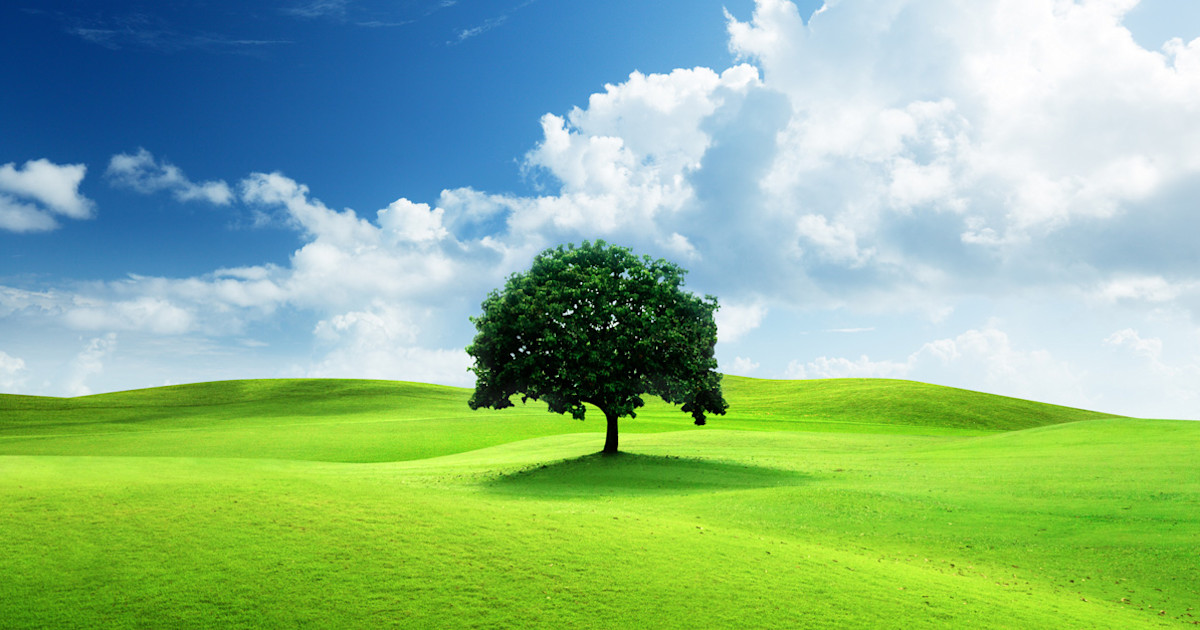
#> input picture nature-images.jpg, 1200 x 630 px
$ jupyter execute Assignment_3.ipynb
#> lines starting #> are read from the running program, lines starting #| are printed output that depends on the picture; after the words box and inside, x2 and y2 are one past the last pixel; in counts of white or black regions, pixels touching at a corner belong together
[cell 1]
import cv2
import numpy as np
import pandas as pd
import matplotlib.pyplot as plt

[cell 2]
image = cv2.imread('nature-images.jpg')
#> image is the input picture: shape (630, 1200, 3); mean B, G, R 139.9, 183.6, 139.8

[cell 3]
gray = cv2.cvtColor(image, cv2.COLOR_BGR2GRAY)

[cell 4]
image_rgb = cv2.cvtColor(image, cv2.COLOR_BGR2RGB)

[cell 5]
plt.subplot(1, 2, 1)
plt.imshow(image_rgb)
plt.title("Original")
plt.axis("off")

plt.subplot(1, 2, 2)
plt.imshow(gray, cmap="gray")
plt.title("Gray Image")
plt.axis("off")

plt.show()

[cell 6]
def sample_image(img, factor):
    down = cv2.resize(img, (img.shape[1] // factor, img.shape[0] // factor), interpolation=cv2.INTER_NEAREST)
    up = cv2.resize(down, (img.shape[1], img.shape[0]), interpolation=cv2.INTER_NEAREST)
    return up

[cell 7]
sample_factors = [2, 4, 8]
plt.figure(figsize=(12, 4))
plt.subplot(1, len(sample_factors)+1, 1)
plt.imshow(gray, cmap='gray')
plt.title("Original")
plt.axis('off')

for i, factor in enumerate(sample_factors):
    sampled = sample_image(gray, factor)
    plt.subplot(1, len(sample_factors)+1, i+2)
    plt.imshow(sampled, cmap='gray')
    plt.title(f"Sampled x{factor}")
    plt.axis('off')
plt.tight_layout()
plt.show()

[cell 8]
def analyze_quantized_levels(img, color_space):
    if color_space == 'RGB':
        print(f"\nUnique R levels: {np.unique(img[:, :, 0])}")
        print(f"Unique G levels: {np.unique(img[:, :, 1])}")
        print(f"Unique B levels: {np.unique(img[:, :, 2])}")
    elif color_space == 'HSV':
        hsv = cv2.cvtColor(img, cv2.COLOR_BGR2HSV)
        print(f"\nUnique H levels: {np.unique(hsv[:, :, 0])}")
        print(f"Unique S levels: {np.unique(hsv[:, :, 1])}")
        print(f"Unique V levels: {np.unique(hsv[:, :, 2])}")

[cell 9]
def quantize_image(img, levels):
    # Quantize grayscale image to given number of levels
    quantized = np.floor(img / (256 / levels)) * (256 / levels)
    return quantized.astype(np.uint8)

[cell 10]
quant_levels = [2, 4, 8, 16, 32]
plt.figure(figsize=(15, 6))
for i, level in enumerate(quant_levels):
    quant = quantize_image(gray, level)
    plt.subplot(2, 3, i+1)
    plt.imshow(quant, cmap='gray')
    plt.title(f"{level} Levels")
    plt.axis('off')
#> this loop made 5 passes
#> pass 1, in quantize_image, `quantized = np.floor(img / (256 / levels)) * (256 / levels)`:
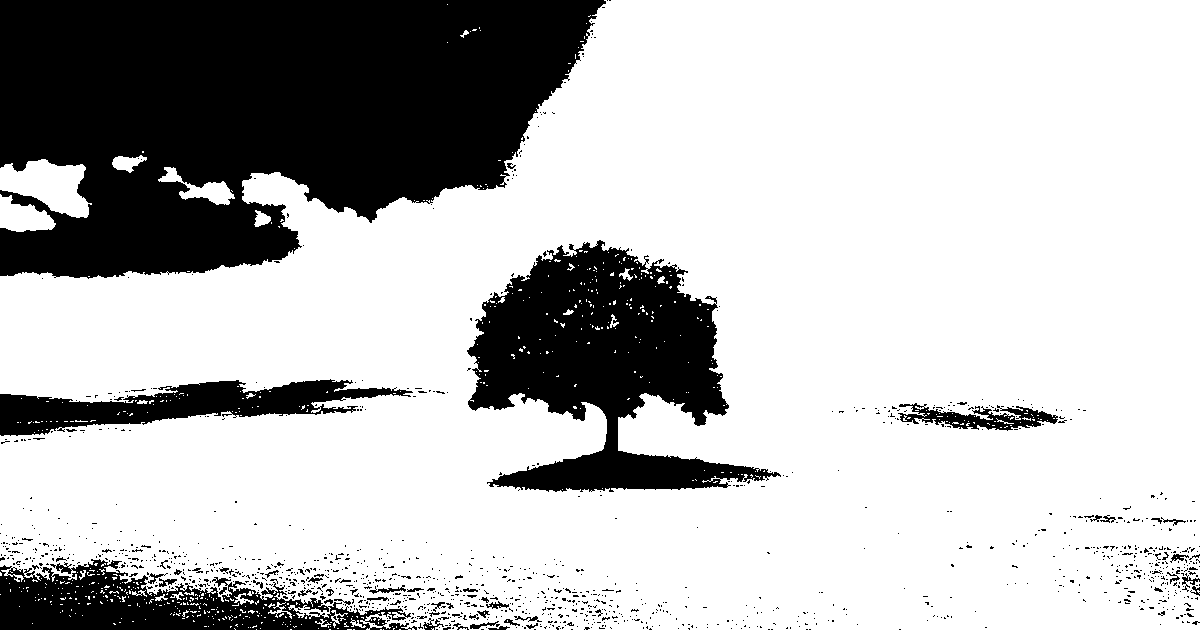
#> quantized: shape (630, 1200) float64; values 0 (black) and 128 (white), 74% white; 1229 black regions (1171 under 20 px), largest, box (x1, y1, x2, y2) and area: (0, 0, 606, 279) 122618, (467, 240, 781, 492) 40125, (0, 559, 417, 630) 14921
plt.tight_layout()
plt.show()

[cell 11]
quant_rgb = (image // 64) * 64  # 4 levels per channel
plt.imshow(cv2.cvtColor(quant_rgb, cv2.COLOR_BGR2RGB))
plt.title("RGB Quantized")
plt.axis('off')
plt.show()

# Analyze quantized levels
analyze_quantized_levels(quant_rgb, 'RGB')
#| Unique R levels: [  0  64 128 192]
#| Unique G levels: [  0  64 128 192]
#| Unique B levels: [  0  64 128 192]
analyze_quantized_levels(quant_rgb, 'HSV')
#> in analyze_quantized_levels (call 2), `hsv = cv2.cvtColor(img, cv2.COLOR_BGR2HSV)`: hsv: shape (630, 1200, 3); mean H, S, V 48.4, 149.8, 164.7
#| Unique H levels: [  0  15  30  40  45  50  60  75  90 100 105 110 120]
#| Unique S levels: [  0  85 128 170 255]
#| Unique V levels: [  0  64 128 192]

[cell 12]
def quantize_channel(channel, levels):
    div = 256 // levels
    return (channel // div) * div

[cell 13]
hsv = cv2.cvtColor(image_rgb, cv2.COLOR_RGB2HSV)
#> hsv: shape (630, 1200, 3); mean H, S, V 77.2, 134.6, 199.5
h, s, v = cv2.split(hsv)

h_q = quantize_channel(h, 12)
s_q = quantize_channel(s, 4)
v_q = quantize_channel(v, 4)

hsv_q = cv2.merge([h_q, s_q, v_q])
#> hsv_q: shape (630, 1200, 3); mean H, S, V 64.8, 106.3, 164.7
hsv_q_rgb = cv2.cvtColor(hsv_q, cv2.COLOR_HSV2RGB)
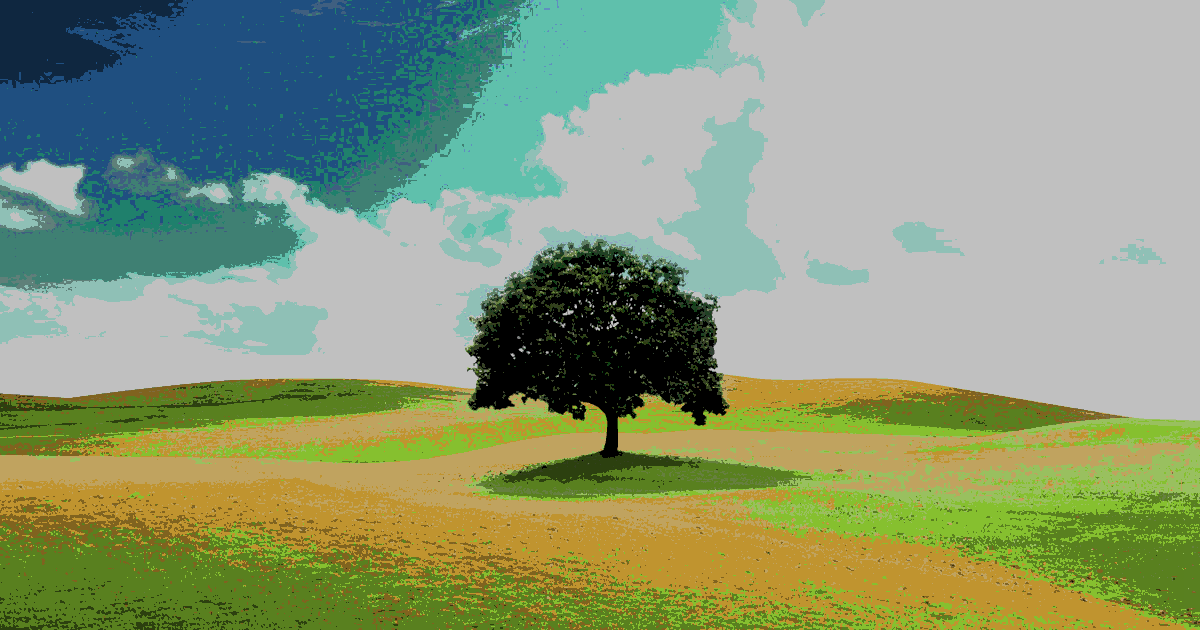
#> hsv_q_rgb: shape (630, 1200, 3); mean R, G, B 137.9, 153.5, 119.2

[cell 14]
ycbcr = cv2.cvtColor(image_rgb, cv2.COLOR_RGB2YCrCb)
#> ycbcr: shape (630, 1200, 3); mean of channels 0, 1, 2 165.5, 109.6, 113.5
y, cb, cr = cv2.split(ycbcr)
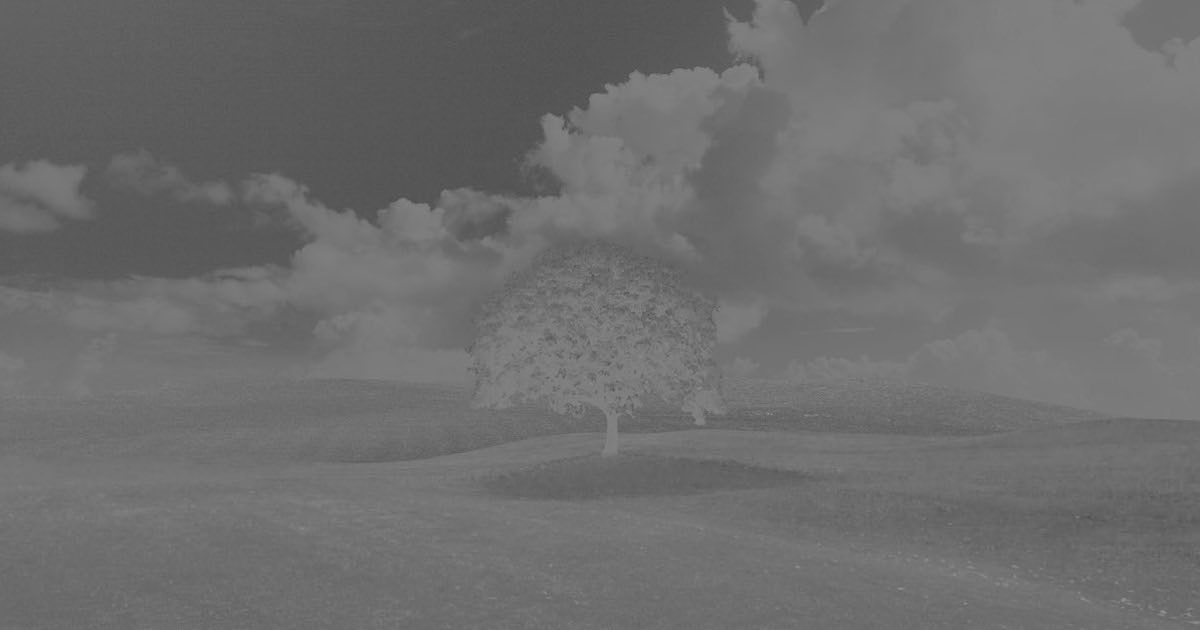
#> cb: shape (630, 1200); min 74, max 150, mean 109.6

y_q = quantize_channel(y, 16)
cb_q = quantize_channel(cb, 8)
cr_q = quantize_channel(cr, 8)
#> in quantize_channel (call 6), `return (channel // div) * div`:
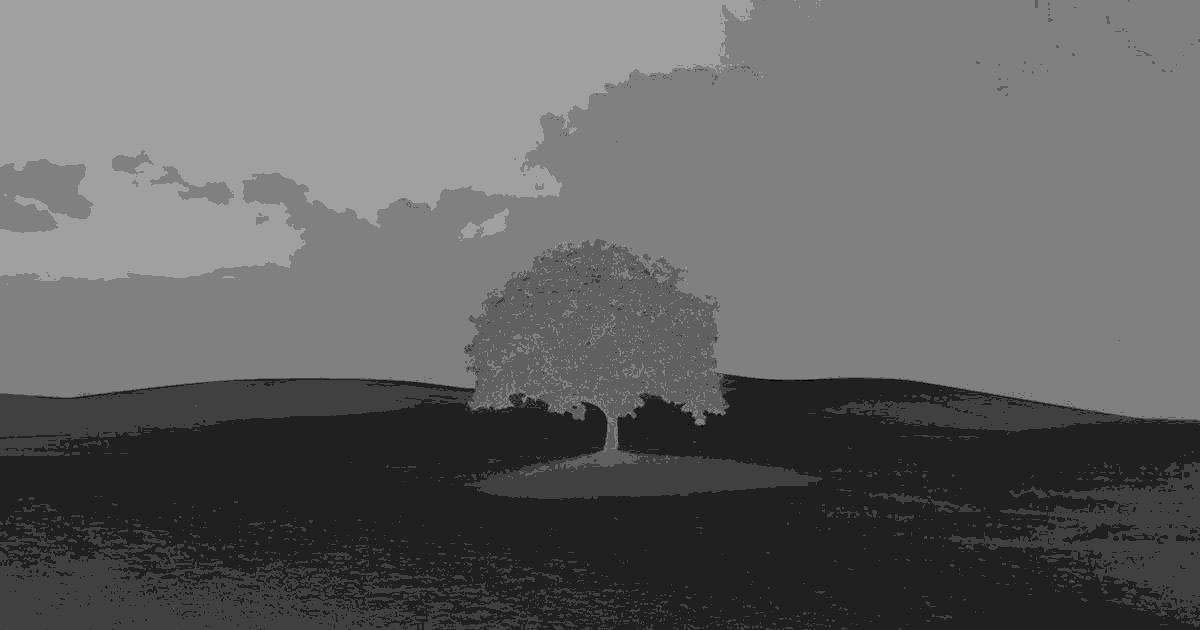
#> returned value: shape (630, 1200); min 0, max 160, mean 100.1

ycbcr_q = cv2.merge([y_q, cb_q, cr_q])
#> ycbcr_q: shape (630, 1200, 3); mean of channels 0, 1, 2 158, 91, 100.1
ycbcr_q_rgb = cv2.cvtColor(ycbcr_q, cv2.COLOR_YCrCb2RGB)
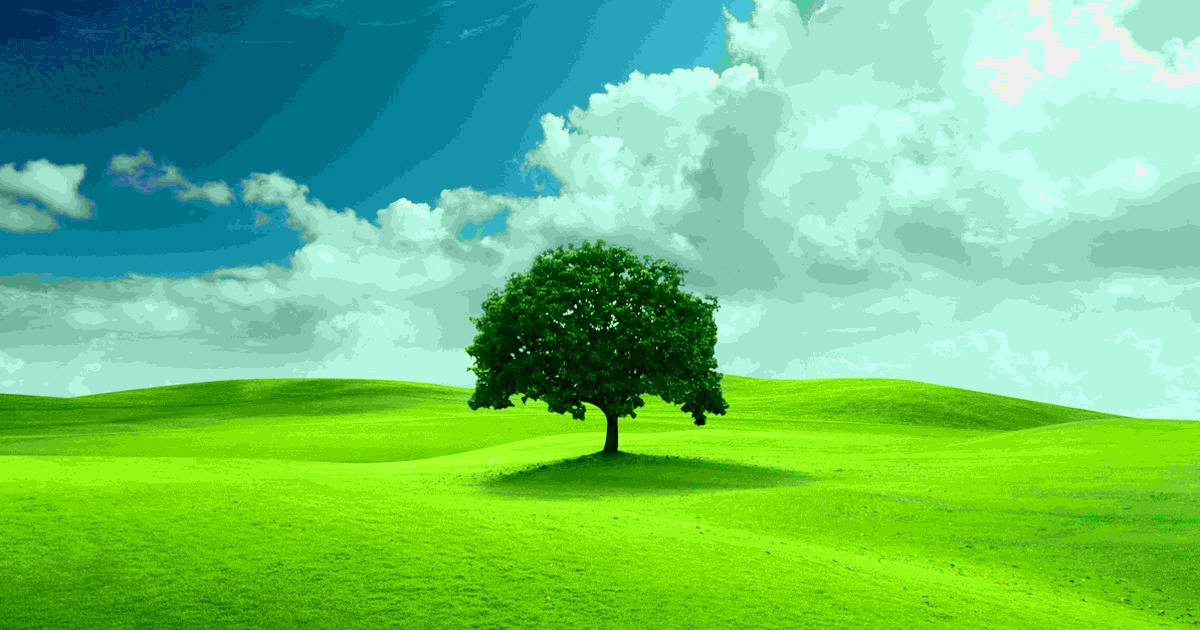
#> ycbcr_q_rgb: shape (630, 1200, 3); mean R, G, B 108.8, 193.7, 112.7

[cell 15]
fig, axs = plt.subplots(2, 3, figsize=(15,8))

axs[0,0].imshow(image_rgb)
axs[0,0].set_title("Original")
axs[0,0].axis("off")

axs[0,1].imshow(hsv_q_rgb)
axs[0,1].set_title("Quantized in HSV")
axs[0,1].axis("off")

axs[0,2].imshow(ycbcr_q_rgb)
axs[0,2].set_title("Quantized in YCbCr")
axs[0,2].axis("off")

axs[1,0].hist(image.ravel(), bins=256, color='black')
axs[1,0].set_title("Original Histogram")

axs[1,1].hist(hsv_q_rgb.ravel(), bins=256, color='black')
axs[1,1].set_title("HSV Quantized Histogram")

axs[1,2].hist(ycbcr_q_rgb.ravel(), bins=256, color='black')
axs[1,2].set_title("YCbCr Quantized Histogram")

plt.tight_layout()
plt.show()
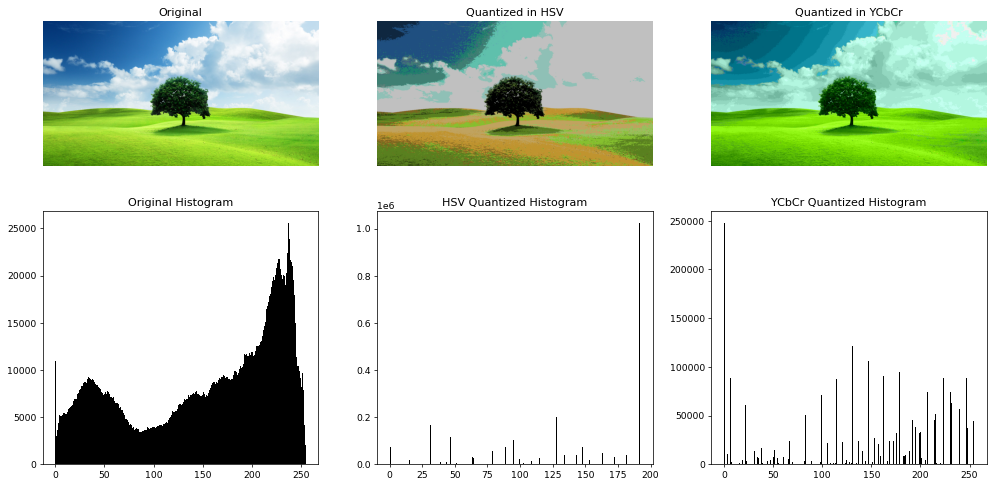
#> figure drawn by matplotlib, 6 panels; panel 4: tallest bar 25565 high, from x = 237.1 to 238.1; panel 5: tallest bar 1022885 high, from x = 191.2 to 192; panel 6: tallest bar 247578 high, from x = 0 to 0.996
